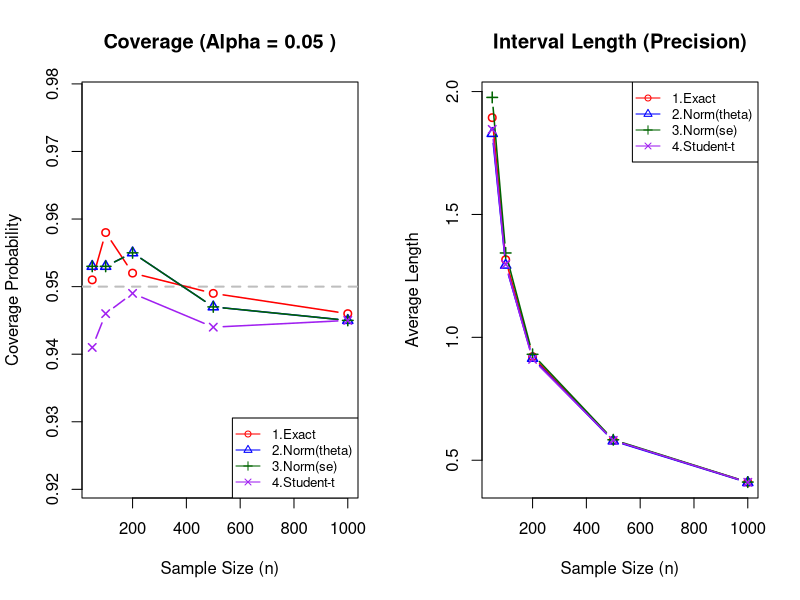
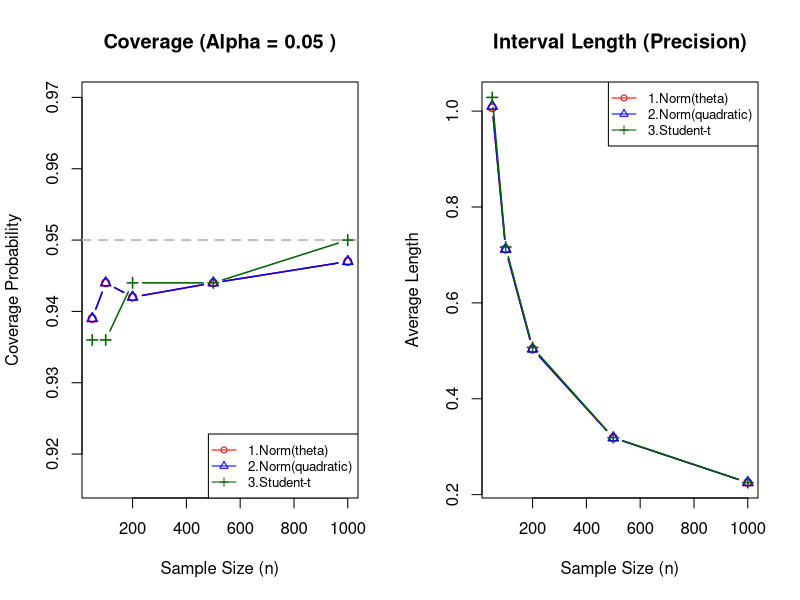

These charts were generated, in order, by the following R code:
## ---- chunk 1
team_id <- 33
set.seed(team_id)
sample_sizes <- c(50, 100, 200, 500, 1000)
alphas <- c(0.1, 0.05, 0.01)
num_repetitions <- c(100, 500, 1000)
theta <- team_id / 10
lambda <- 1 / theta

## ---- chunk 2

results <- data.frame()

for (n in num_repetitions){
  for (size in sample_sizes){
    # Creating sample
    data <- matrix(rexp(size * n, rate = lambda), nrow = size, ncol = n)
    x_bar <- colMeans(data)
    s <- apply(data, 2, sd)
    for (alpha in alphas) {
    z_crit <- qnorm(1 - alpha / 2)
    t_crit <- qt(1 - alpha / 2, df = size - 1)
    chi_lower <- qchisq(alpha / 2, df = 2 * size)
    chi_upper <- qchisq(1 - alpha / 2, df = 2 * size)
    # Method 1
    m1_lower <- (2 * size * x_bar) / chi_upper
    m1_upper <- (2 * size * x_bar) / chi_lower
    # Method 2
    se_true <- theta / sqrt(size)
    m2_lower <- x_bar - z_crit * se_true
    m2_upper <- x_bar + z_crit * se_true
    # Method 3
    denom_plus <- 1 + (z_crit / sqrt(size))
    denom_minus <- 1 - (z_crit / sqrt(size))
    m3_lower <- x_bar / denom_plus
    m3_upper <- x_bar / denom_minus
    se_est <- s / sqrt(size)
    # Method 4
    m4_lower <- x_bar - t_crit * se_est
    m4_upper <- x_bar + t_crit * se_est
    # Calculating the results
    cov1 <- mean(m1_lower <= theta & theta <= m1_upper)
    cov2 <- mean(m2_lower <= theta & theta <= m2_upper)
    cov3 <- mean(m3_lower <= theta & theta <= m3_upper)
    cov4 <- mean(m4_lower <= theta & theta <= m4_upper)
    len1 <- mean(m1_upper - m1_lower)
    len2 <- mean(m2_upper - m2_lower)
    len3 <- mean(m3_upper - m3_lower)
    len4 <- mean(m4_upper - m4_lower)
    results <- rbind(results, data.frame(
        Reps_m = n,
        Size_n = size,
        Alpha = alpha,
        Method = c("1.Exact", "2.Norm(theta)", "3.Norm(se)", "4.Student-t"),
        Coverage = c(cov1, cov2, cov3, cov4),
        AvgLength = c(len1, len2, len3, len4)
      ))
    }
  }
}
results_sorted <- results[order(results$Method, results$Size_n, results$Reps_m), ]

print(format(results_sorted, digits = 4))
## ---- chunk 3
precision_data <- results[, c("Reps_m", "Size_n", "Alpha", "Method", "AvgLength")]
stats <- reshape(precision_data, 
                          idvar = c("Reps_m", "Size_n", "Alpha"), 
                          timevar = "Method", 
                          direction = "wide")

colnames(stats) <- gsub("AvgLength.", "", colnames(stats))

stats <- stats[order(stats$Reps_m, stats$Size_n, stats$Alpha), ]

print(stats, row.names = FALSE)
## ---- chunk 4
coverage_data <- results[, c("Reps_m", "Size_n", "Alpha", "Method", "Coverage")]

cov <- reshape(coverage_data, 
                        idvar = c("Reps_m", "Size_n", "Alpha"), 
                        timevar = "Method", 
                        direction = "wide")

colnames(cov) <- gsub("Coverage.", "", colnames(cov))

cov$Target <- 1 - cov$Alpha

cols <- c("Reps_m", "Size_n", "Alpha", "Target", setdiff(names(cov), c("Reps_m", "Size_n", "Alpha", "Target")))
cov <- cov[, cols]

cov <- cov[order(cov$Reps_m, cov$Size_n, cov$Alpha), ]

print(cov, row.names = FALSE)
## ---- chunk 5
plot_reps <- max(num_repetitions)
plot_alpha <- 0.05
plot_data <- subset(results, Reps_m == plot_reps & Alpha == plot_alpha)

methods <- unique(plot_data$Method)
colors <- c("red", "blue", "darkgreen", "purple")
pch_types <- 1:4

par(mfrow = c(1, 2)) 

y_min <- min(plot_data$Coverage, 1 - plot_alpha) - 0.02
y_max <- max(plot_data$Coverage, 1 - plot_alpha) + 0.02

plot(range(sample_sizes), c(y_min, y_max), type = "n",
     xlab = "Sample Size (n)", ylab = "Coverage Probability",
     main = paste("Coverage (Alpha =", plot_alpha, ")"))

abline(h = 1 - plot_alpha, col = "gray", lty = 2, lwd = 2)

for(i in 1:length(methods)){
  sub_d <- subset(plot_data, Method == methods[i])
  sub_d <- sub_d[order(sub_d$Size_n), ]
  lines(sub_d$Size_n, sub_d$Coverage, col = colors[i], type = "b", pch = pch_types[i], lwd = 1.5)
}

legend("bottomright", legend = methods, col = colors, pch = pch_types, lty = 1, cex = 0.8, bg = "white")

y_rng <- range(plot_data$AvgLength, na.rm = TRUE)

plot(range(sample_sizes), y_rng, type = "n",
     xlab = "Sample Size (n)", ylab = "Average Length",
     main = "Interval Length (Precision)")

for(i in 1:length(methods)){
  sub_d <- subset(plot_data, Method == methods[i])
  sub_d <- sub_d[order(sub_d$Size_n), ]
  lines(sub_d$Size_n, sub_d$AvgLength, col = colors[i], type = "b", pch = pch_types[i], lwd = 1.5)
}

legend("topright", legend = methods, col = colors, pch = pch_types, lty = 1, cex = 0.8, bg = "white")

## ---- chunk 6

results_poisson <- data.frame()

for (n in num_repetitions){
  for (size in sample_sizes){
    # Creating sample
    data <- matrix(rpois(size * n, lambda = theta), nrow = size, ncol = n)
    x_bar <- colMeans(data)
    s <- apply(data, 2, sd)
    for (alpha in alphas) {
    z_crit <- qnorm(1 - alpha / 2)
    t_crit <- qt(1 - alpha / 2, df = size - 1)

    # Method 2
    se_true <- sqrt(theta / size)
    m2_lower <- x_bar - z_crit * se_true 
    m2_upper <- x_bar + z_crit * se_true
    # Method 3
    z2_over_n <- (z_crit^2) / size 
    D <- (2 * x_bar + z2_over_n)^2 - 4 * x_bar^2 
    D[D < 0] <- 0 
    sqrtD <- sqrt(D)
    theta_L <- (2 * x_bar + z2_over_n - sqrtD) / 2 
    theta_U <- (2 * x_bar + z2_over_n + sqrtD) / 2 
    m3_lower <- pmax(theta_L, 0) # θ ≥ 0 
    m3_upper <- theta_U
    # Method 4
    se_est <- s / sqrt(size) 
    m4_lower <- x_bar - t_crit * se_est 
    m4_upper <- x_bar + t_crit * se_est
    # Calculating the results
    cov1 <- mean(m2_lower <= theta & theta <= m2_upper)
    cov2 <- mean(m3_lower <= theta & theta <= m3_upper)
    cov3 <- mean(m4_lower <= theta & theta <= m4_upper)

    len1 <- mean(m2_upper - m2_lower)
    len2 <- mean(m3_upper - m3_lower)
    len3 <- mean(m4_upper - m4_lower)
    results_poisson <- rbind(results_poisson, data.frame(
        Reps_m = n,
        Size_n = size,
        Alpha = alpha,
        Method = c("1.Norm(theta)", "2.Norm(quadratic)", "3.Student-t"),
        Coverage = c(cov1, cov2, cov3),
        AvgLength = c(len1, len2, len3)
      ))
    }
  }
}
results_sorted <- results[order(results$Method, results$Size_n, results$Reps_m), ]

print(format(results_sorted, digits = 4))
## ---- chunk 7
precision_data_pois <- results_poisson[, c("Reps_m", "Size_n", "Alpha", "Method", "AvgLength")]

stats_pois <- reshape(precision_data_pois,
idvar = c("Reps_m", "Size_n", "Alpha"),
timevar = "Method",
direction = "wide")

colnames(stats_pois) <- gsub("AvgLength.", "", colnames(stats_pois))

stats_pois <- stats_pois[order(stats_pois$Reps_m,
stats_pois$Size_n,
stats_pois$Alpha), ]

print(stats_pois, row.names = FALSE)

## ---- chunk 8
coverage_data_pois <- results_poisson[, c("Reps_m", "Size_n", "Alpha", "Method", "Coverage")]

cov_pois <- reshape(coverage_data_pois,
idvar = c("Reps_m", "Size_n", "Alpha"),
timevar = "Method",
direction = "wide")

colnames(cov_pois) <- gsub("Coverage.", "", colnames(cov_pois))

cov_pois$Target <- 1 - cov_pois$Alpha

cols <- c("Reps_m", "Size_n", "Alpha", "Target",
setdiff(names(cov_pois), c("Reps_m", "Size_n", "Alpha", "Target")))
cov_pois <- cov_pois[, cols]

cov_pois <- cov_pois[order(cov_pois$Reps_m,
cov_pois$Size_n,
cov_pois$Alpha), ]

print(cov_pois, row.names = FALSE)


## ---- chunk 9
plot_reps <- max(num_repetitions)
plot_alpha <- 0.05
plot_data_pois <- subset(results_poisson,
Reps_m == plot_reps & Alpha == plot_alpha)

methods_pois <- unique(plot_data_pois$Method)
colors <- c("red", "blue", "darkgreen")
pch_types <- 1:3

par(mfrow = c(1, 2))

y_min <- min(plot_data_pois$Coverage, 1 - plot_alpha) - 0.02
y_max <- max(plot_data_pois$Coverage, 1 - plot_alpha) + 0.02

plot(range(sample_sizes), c(y_min, y_max), type = "n",
xlab = "Sample Size (n)", ylab = "Coverage Probability",
main = paste("Coverage (Alpha =", plot_alpha, ")"))

abline(h = 1 - plot_alpha, col = "gray", lty = 2, lwd = 2)

for (i in 1:length(methods_pois)) {
sub_d <- subset(plot_data_pois, Method == methods_pois[i])
sub_d <- sub_d[order(sub_d$Size_n), ]
lines(sub_d$Size_n, sub_d$Coverage,
col = colors[i], type = "b",
pch = pch_types[i], lwd = 1.5)
}

legend("bottomright", legend = methods_pois,
col = colors, pch = pch_types, lty = 1,
cex = 0.8, bg = "white")

y_rng <- range(plot_data_pois$AvgLength, na.rm = TRUE)

plot(range(sample_sizes), y_rng, type = "n",
xlab = "Sample Size (n)", ylab = "Average Length",
main = "Interval Length (Precision)")

for (i in 1:length(methods_pois)) {
sub_d <- subset(plot_data_pois, Method == methods_pois[i])
sub_d <- sub_d[order(sub_d$Size_n), ]
lines(sub_d$Size_n, sub_d$AvgLength,
col = colors[i], type = "b",
pch = pch_types[i], lwd = 1.5)
}

legend("topright", legend = methods_pois,
col = colors, pch = pch_types, lty = 1,
cex = 0.8, bg = "white")


## ---- chunk 10
mu <- 10
sigma_sq_true <- 4
sigma <- sqrt(sigma_sq_true)
n_values <- c(10, 50, 100, 1000)
m_reps <- 10000 # Number of repetitions to estimate Expectation

results_var <- data.frame()

for (n in n_values) {
  
  # --- Task (a): Write code to find variance ---
  # Generate M samples of size n
  data <- matrix(rnorm(n * m_reps, mean = mu, sd = sigma), nrow = n)
  
  # Calculate sample means for each repetition (column)
  x_bar <- colMeans(data)
  
  # Calculate Sum of Squared Errors (SSE) manually: sum((xi - x_bar)^2)
  # We subtract the column mean from every element in that column
  centered_data <- data - matrix(x_bar, nrow = n, ncol = m_reps, byrow = TRUE)
  sse <- colSums(centered_data^2)
  
  # --- Task (b): Find sigma^2_n and sigma^2_{n-1} ---
  
  # Estimator 1: Biased (divide by n)
  var_est_n <- sse / n
  
  # Estimator 2: Unbiased (divide by n-1)
  var_est_n_minus_1 <- sse / (n - 1)
  
  # --- Task (c): Find the Biases ---
  # Bias = E[Estimator] - True_Parameter
  
  # Estimate E[] by taking the mean of our M repetitions
  E_var_n <- mean(var_est_n)
  E_var_n_minus_1 <- mean(var_est_n_minus_1)
  
  bias_n <- E_var_n - sigma_sq_true
  bias_n_minus_1 <- E_var_n_minus_1 - sigma_sq_true
  
  # Store results
  results_var <- rbind(results_var, data.frame(
    Sample_Size = n,
    True_Var = sigma_sq_true,
    E_n = E_var_n,
    Bias_n = bias_n,
    E_n_1 = E_var_n_minus_1,
    Bias_n_1 = bias_n_minus_1
  ))
}

# Print table with 5 digits for precision
print(format(results_var, digits = 5))
